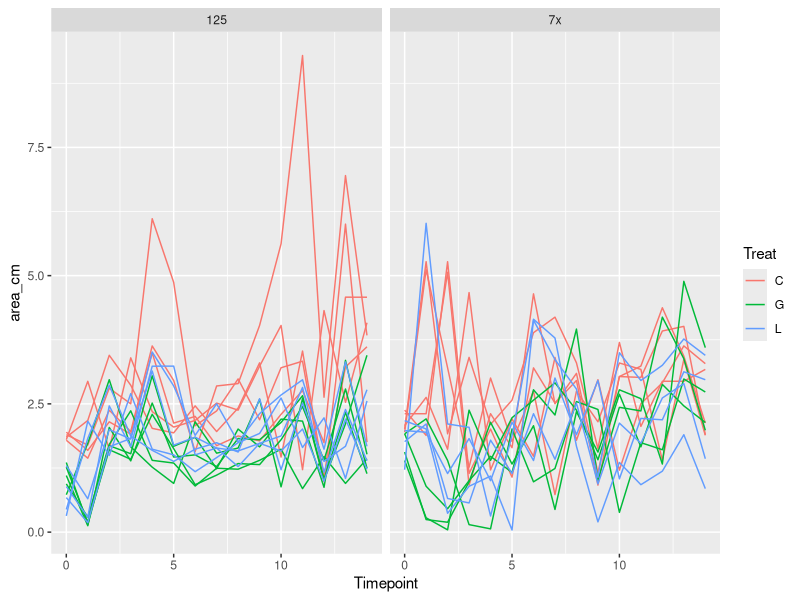
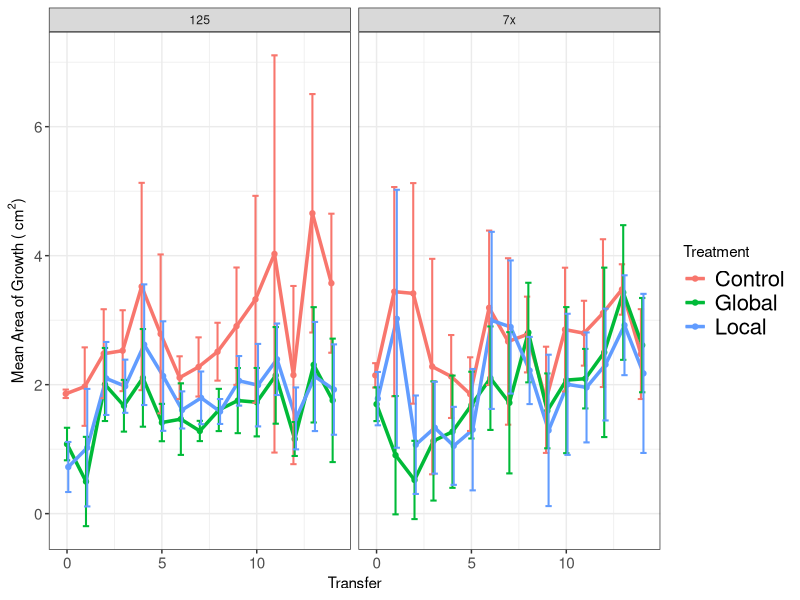

The R script that drew these images, in order: (Note: this script raises an error after producing the figures.)
library("ggplot2")
library("dplyr")

#Need to split this into 2 scripts: one to take the messy data
# (e.g. isolate information in underscore formats, etc)
#and get it cleaned up, then output those clean data
#And another to take the clean data & analyze it
#Then put the messy data in one folder and the clean data in another folder
#Along with the separate scripts
#So when it's published, can just tell people to re-run the clean data script

#need to make Rep vs Pop consistent
#redo all analysis using dplyr
#redo analysis using vectorization
#include std curve for spec in this code (it may alread be there???)
#Do a scripted analysis of how much to smoothe gc data (not manually checking)
# #to be done later:
# #define function to get means of rates
# mean_rates <- function(sub_by_list, my_data)
# analyze additional plate scans
#change resistance to be by treat then by pop
#Change growth rate for ancestor to dotted line

##experimental evolution analysis
exper_evol_migr <- read.csv("./Clean_Data/Experimental_evolution_growth.csv")

#Drop points after T14
exper_evol_migr <- exper_evol_migr[exper_evol_migr$Timepoint <= 14, ]

#Calculate total area
exper_evol_migr$area_cm <- pi*exper_evol_migr$Width_cm/2*exper_evol_migr$Height_cm/2

#Make plot with all pops shown
ggplot(data = exper_evol_migr,
       aes(x = Timepoint, y = area_cm, group = paste(Treat, Pop),
           color = Treat)) +
  geom_line() +
  facet_grid(~Proj)

#Summarize
exper_evol_migr <- group_by(exper_evol_migr, Proj, Treat, Timepoint)
exper_evol_summ <- summarize(exper_evol_migr,
                             area_mean = mean(area_cm),
                             area_sd = sd(area_cm),
                             area_n = n())

#Make plot of summarized data
my_facet_labels <- c("1" = "Weak Phage", "2" = "Strong Phage")

ggplot(data = exper_evol_summ, aes(x = Timepoint, y = area_mean,
                                   color = Treat)) +
  geom_point(position = position_dodge(0.2)) + 
  geom_line(size = 1.2, position = position_dodge(0.2)) +
  theme_bw() +
  theme(axis.text.y = element_text(size = 11), axis.text.x = element_text(size = 11),
        legend.text = element_text(size = 16)) +
  facet_grid(~Proj, labeller = labeller(Proj = my_facet_labels)) +
  geom_errorbar(aes(ymax = area_mean+area_sd, ymin = area_mean-area_sd),
                width=1, size = .7, position=position_dodge(0.2)) +
  labs(x = "Transfer", 
       y = expression(paste("Mean Area of Growth ( ", cm^2, ")"))) + 
  scale_color_hue(name = "Treatment", breaks = c("C", "G", "L"),
                  labels = c("Control", "Global", "Local"))

##isolate migration analysis

isol_end_7x <- read.csv("74_75_76_isol_motility.csv", header = T, stringsAsFactors = F)
isol_start_7x <- read.csv("74_75_76_isol_motility_start.csv", header = T, stringsAsFactors = F)
# isol_end_125 <- read.csv("125_isol_motility.csv", header = T, stringsAsFactors = F)
# isol_start_125 <- read.csv("125_isol_motility_start.csv", header = T, stringsAsFactors = F)

#define function to split Strain data
isol_end_strain_split <- function(isol_end) {
  isol_end <- cbind(isol_end, NA, NA, NA, NA, NA)
  colnames(isol_end)[(ncol(isol_end)-4):ncol(isol_end)] <- c("Proj", "Rep", "Treat", "Isol", "Media")
  for (i in 1:nrow(isol_end)) {
    my_split <- strsplit(isol_end$Strain[i], split = "_")[[1]]
    isol_end$Proj[i] <- my_split[[1]]
    if (isol_end$Proj[i] == "P1.1") {
      isol_end$Rep[i] <- "A"
      isol_end$Treat[i] <- "A" #for Ancestor
      isol_end$Isol[i] <- my_split[[2]]
      isol_end$Media[i] <- "+Mg"
    } else if (isol_end$Proj[i] == "74") {
      isol_end$Rep[i] <- "A"
      isol_end$Treat[i] <- my_split[[2]]
      isol_end$Isol[i] <- my_split[[3]]
      if (length(my_split) > 3) {
        isol_end$Media[i] <- my_split[[4]]
      } else {
        isol_end$Media[i] <- "+Mg"
      }
    } else {
      isol_end$Rep[i] <- my_split[[2]]
      isol_end$Treat[i] <- my_split[[3]]
      isol_end$Isol[i] <- my_split[[4]]
      if (length(my_split) > 4) {
        isol_end$Media[i] <- my_split[[5]]
      } else {
        isol_end$Media[i] <- "+Mg"
      }
    }
  }
  return(isol_end)
}

#actually split Strain data
isol_end_7x <- isol_end_strain_split(isol_end_7x)
# isol_end_125 <- isol_end_strain_split(isol_end_125)

#Assign ancestor: time 0, proj 1 or 2, rep F, Treat A, isol same
ancestor_fix_end <- function(isol_end) {
  my_rows <- isol_end$Proj == "P1.1"
  isol_end$Time[my_rows] <- 0
  isol_end$Rep[my_rows] <- "F"
  isol_end$Treat[my_rows] <- "A"
  return(isol_end)
}

#fix ancestor
isol_end_7x <- ancestor_fix_end(isol_end_7x)
# isol_end_125 <- ancestor_fix_end(isol_end_125)
isol_start_7x$Time[isol_start_7x$Proj == "P1.1"] <- 0
# isol_start_125[isol_start_125$Proj == "P1.1"]$Time <- 0

#make Reps unique (74-A, 75A-B, 75B-C, 76A-D, 76B-E)
#& change project to be 1 (74, 75, 76) or 2 (125)
isol_end_7x <- uniq_reps(isol_end_7x)
# isol_end_125 <- uniq_reps(isol_end_125)

#Standardize project numbers
isol_start_7x$Proj <- 1
isol_end_7x$Proj <- 1
# isol_start_125$Project <- 2
# isol_end_125$Proj <- 2

#combine datasets
isol_end <- rbind(isol_end_7x)
isol_start <- rbind(isol_start_7x)

#remove -Mg data
isol_end <- subset(isol_end, isol_end$Media == "+Mg")
isol_end$Media <- NULL

#compile time information into timestamp
isol_end <- make_timestamp(isol_end, type = "end")
isol_start <- make_timestamp(isol_start, type = "isol start")

#convert timestamp to time since inoculation
isol_end <- calc_timediff(isol_start, isol_end, "isol")

my_facet_labels <- c("1" = "Weak Phage", 
                     "2" = "Strong Phage",
                     "C" = "Control", "G" = "Global", "L" = "Local",
                     "A" = "WT")

#plot isolate variation for each pop
isol_end$Treat.Rep <- paste(isol_end$Treat, isol_end$Rep)
ggplot(isol_end, aes(x = Treat.Rep, y = `Rate (cm/hr)`)) + 
  geom_jitter(position = position_jitter(0), size = 2) + 
  facet_grid(.~Proj, labeller = labeller(Proj = my_facet_labels)) +
  theme_bw() + labs(y = "Migration Rate (cm/hr)", x = "") +
  scale_x_discrete(labels = c("WT", LETTERS[1:5], "A", "B",
                              "D", "E", LETTERS[1:3], "E")) +
  theme(axis.text.x = element_text(size = 12, color = "black"),
        plot.margin = unit(c(0, 0, 0.075, 0), "npc"))
grid.text(label = c("Control", "Global", "Local"),
          x = unit(c(.31, .6, 0.86), "npc"),
          y = unit(0.06, "npc"))
grid.polyline(x = unit(c(0.17, 0.45, 0.49, 0.72, 0.75, 0.975), unit = "npc"),
              y = unit(rep(0.09, 6), unit = "npc"),
              id = c(1, 1, 2, 2, 3, 3), gp = gpar(lwd = 3))

#plot isolate variation for each pop
#for poster
isol_end$Treat.Rep <- paste(isol_end$Treat, isol_end$Rep)
png("isol_mig_rate.png", width = 11, height = 7, units = "in",
    res = 300)
ggplot(isol_end, aes(x = Treat.Rep, y = `Rate (cm/hr)`)) + 
  geom_jitter(position = position_jitter(0), size = 4) + 
  facet_grid(Proj~., labeller = labeller(Proj = my_facet_labels)) +
  theme_bw() + labs(y = "Migration Rate (cm/hr)", x = "") +
  scale_x_discrete(labels = c("WT", LETTERS[1:5], "A", "B",
                              "D", "E", LETTERS[1:3], "E")) +
  theme(axis.text = element_text(size = 16, color = "black"),
        axis.title = element_text(size = 20),
        strip.text = element_text(size = 20),
        plot.margin = unit(c(0.01, 0.01, 0.075, 0.01), "npc"))
grid.text(label = c("Control", "Global", "Local"),
          x = unit(c(.3, .58, 0.825), "npc"),
          y = unit(0.06, "npc"),
          gp = gpar(fontsize = 20))
grid.polyline(x = unit(c(0.17, 0.45, 0.48, 0.69, 0.72, 0.94), unit = "npc"),
              y = unit(rep(0.09, 6), unit = "npc"),
              id = c(1, 1, 2, 2, 3, 3), gp = gpar(lwd = 4))
dev.off()

#have to clean up correlation code

# #plot correlation of T14 pop rate & isol rates
# pop_isol_frame <- data.frame(Time=integer(), Rep=character(), Treat=character(), 
#                              Isol=character(), Pop_Rate=double(), Isol_Rate=double(),
#                              stringsAsFactors = F)
# for (i in 1:nrow(isol_end)) {
#   if (isol_end$Proj[i] != "P1.1") {
#     my.sub <- subset(end_data, end_data$Time == isol_end$Time[i] & 
#                        end_data$Rep == isol_end$Rep[i] & 
#                        substr(end_data$Treat, 1, 1) == isol_end$Treat[i])
#     pop_isol_frame <- rbind(pop_isol_frame, 
#                             data.frame(Time=isol_end$Time[i],
#                                        Rep=isol_end$Rep[i],
#                                        Treat=isol_end$Treat[i],
#                                        Isol=isol_end$Isol[i],
#                                        Pop_Rate=my.sub$`Rate (cm/hr)`[1],
#                                        Isol_Rate=isol_end$`Rate (cm/hr)`[i]))
#   }
# }
# # plot(pop_isol_frame$Isol_Rate~pop_isol_frame$Pop_Rate, xlim = c(0.025, 0.065),
# #      ylim = c(0.025, 0.065))
# # lines(x=c(0.02, 0.07), y=c(0.02, 0.07))
# # summary(lm(pop_isol_frame$Isol_Rate~pop_isol_frame$Pop_Rate))
# my_colors <- c("red", "green", "blue")
# my.pch = c(20, 20, 20)
# tiff(filename = "isol_vs_pop.tiff", width = 10, height = 10, units = "in",
#      compression = "none", res = 300)
# par(mar = my.mar + c(0, 1, 0, 0))
# for (i in 1:length(unique(pop_isol_frame$Treat))) {
#   treat = unique(pop_isol_frame$Treat)[i]
#   my.sub <- subset(pop_isol_frame, pop_isol_frame$Treat == treat)
#   if (i == 1) {
#     plot(my.sub$Isol_Rate~my.sub$Pop_Rate, xlim = c(0.027, 0.061), ylim = c(0.027, 0.061),
#          pch = my.pch[i], xlab = "Population Migration Rate (cm/hr)", ylab = "Isolate Migration Rate (cm/hr)",
#          col = my_colors[i], cex = 2, cex.lab = 2, cex.axis = 2)
#   } else {
#     points(my.sub$Isol_Rate~my.sub$Pop_Rate, pch = my.pch[i], col = my_colors[i],
#            cex = 2)
#   }
# }
# lines(x=c(0, 1), y=c(0, 1), lwd = 2)
# legend(x = 0.053, y = 0.035, legend = unique(mean_rates$Treatment), pch = my.pch, 
#        col = my_colors, cex = 2)
# dev.off()

##isolate growth curve analysis

##standard curve to convert OD to CFU (based on 107 data)
stan_plate <- read.csv("107_Std_Curve.csv", stringsAsFactors = F, header = T)
stan_plate_layout <- read.csv("107_Plate_Layout.csv", stringsAsFactors = F, header = F)
stan_spec <- read.csv("107_Trav_Spec.csv", stringsAsFactors = F, header = T)

#define function to melt plate arrays
get_layout <- function(plate_layout, row_start = 1, col_start = 1) {
  #tidies the data: makes list of Well ID & contents from the plate layout
  layout_list <- data.frame("Well" = character((nrow(plate_layout)-(row_start-1))*(ncol(plate_layout)-(col_start-1))), 
                            "Contents" = character((nrow(plate_layout)-(row_start-1))*(ncol(plate_layout)-(col_start-1))),
                            stringsAsFactors = F)
  cntr = 1
  for (i in row_start:nrow(plate_layout)) {
    for (j in col_start:ncol(plate_layout)) {
      layout_list[cntr, ] <- c(paste(LETTERS[i-row_start+1], j-col_start+1, sep = ""), plate_layout[i, j])
      cntr = cntr + 1
    }
  }
  return(layout_list)
}

#melt plate arrays, combine & exclude empty wells
stan_layout_list <- get_layout(stan_plate_layout, 2, 2)
stan_plate_list <- get_layout(stan_plate, 1, 2)
colnames(stan_plate_list)[2] <- "OD600"
stan_plate_list$Dilution <- stan_layout_list$Contents
stan_plate_list <- subset(stan_plate_list, is.na(stan_plate_list$Dilution) == F)

#in data from Trav-lab spec, convert OD to CFU
stan_spec$CFU <- (stan_spec$OD600..on.Trav.lab.spec.+3.318*10^(-3))/(1.252*10^(-9))

#transfer CFU data to plate list
stan_plate_list <- cbind(stan_plate_list, "CFU"=stan_spec$CFU[match(stan_plate_list$Dilution, 
                                                     stan_spec$Dilution)])

#get regression of data
# ggplot(stan_plate_list, aes(x = CFU, y = as.numeric(OD600))) + geom_point()
stan_plate_list$OD600 <- as.numeric(stan_plate_list$OD600)
my.fit <- lm(CFU ~ OD600, data = stan_plate_list)

##growth curve analysis
library("minpack.lm")
library("tidyr")
library("lubridate")
library("dplyr")

options(stringsAsFactors = F)
growth_97 <- read.csv("97B.csv", header = T, stringsAsFactors = F)
growth_98 <- read.csv("98B.csv", header = T, stringsAsFactors = F)
growth_99 <- read.csv("99.csv", header = T, stringsAsFactors = F)
growth_101 <- read.csv("101.csv", header = T, stringsAsFactors = F)
plate_layout_97_101 <- read.csv("97_98_99_100_101_plate_layout.csv", header = F, stringsAsFactors = F)

#make list of well ID & contents from plate layout
plate_layout_list_97_101 <- get_layout(plate_layout_97_101, 2, 2)

#remove columns from growth data that correspond to water
to_rem <- subset(plate_layout_list_97_101, 
                 plate_layout_list_97_101$Contents == "H2O")
growth_97 <- growth_97[, !(colnames(growth_97) %in% to_rem$Well)]
growth_98 <- growth_98[, !(colnames(growth_98) %in% to_rem$Well)]
growth_99 <- growth_99[, !(colnames(growth_99) %in% to_rem$Well)]
growth_101 <- growth_101[, !(colnames(growth_101) %in% to_rem$Well)]

#replace column names with Isols
isol.name.func <- function(growth_array, layout_list) {
  for (i in 1:ncol(growth_array)) {
    j <- match(colnames(growth_array)[i], layout_list$Well)
    if (!is.na(j)) {
      colnames(growth_array)[i] <- as.character(layout_list$Contents[j])
    }
  }
  return(growth_array)
}
growth_97 <- isol.name.func(growth_97, plate_layout_list_97_101)
growth_98 <- isol.name.func(growth_98, plate_layout_list_97_101)
growth_99 <- isol.name.func(growth_99, plate_layout_list_97_101)
growth_101 <- isol.name.func(growth_101, plate_layout_list_97_101)

#Tidy growth data
tidy_97 <- gather(growth_97, "Well", "OD600", 3:ncol(growth_97), na.rm = T)
tidy_98 <- gather(growth_98, "Well", "OD600", 3:ncol(growth_98), na.rm = T)
tidy_99 <- gather(growth_99, "Well", "OD600", 3:ncol(growth_99), na.rm = T)
tidy_101 <- gather(growth_101, "Well", "OD600", 3:ncol(growth_101), na.rm = T)

#Add isolate & project info
tidy_97$Isol <- "A"
tidy_98$Isol <- "B"
tidy_99$Isol <- "C"
tidy_101$Isol <- "E"
tidy_97$Proj <- 1
tidy_98$Proj <- 1
tidy_99$Proj <- 1
tidy_101$Proj <- 1

#Combine data frames
gc_data <- rbind(tidy_97, tidy_98, tidy_99, tidy_101)

#convert OD to CFU
gc_data$CFU <- predict(my.fit, newdata = gc_data)

#separate out ID info
sep.growth.ID <- function(my.array) {
  my.array <- cbind(my.array, "Media"=NA, "Pop"=NA, "Treat"=NA, "Rep_Well"=NA)
  for (i in 1:nrow(my.array)) {
    my.split <- strsplit(as.character(my.array$Well[i]), split = "-")
    my.array$Media[i] <- my.split[[1]][1]
    my.array$Treat[i] <- my.split[[1]][length(my.split[[1]])-1]
    my.array$Rep_Well[i] <- my.split[[1]][length(my.split[[1]])]
    if (length(my.split[[1]])>3) { #it's not an ancestor well
      if (substr(my.split[[1]][2], 1, 2) == "74") {
        my.array$Pop[i] <- "A"
      } else if (substr(my.split[[1]][2], 1, 2) == "75") {
        if (substr(my.split[[1]][2], 3, 3) == "A") {
          my.array$Pop[i] <- "B"
        } else {my.array$Pop[i] <- "C"}
      } else if (substr(my.split[[1]][2], 1, 2) == "76") {
        if (substr(my.split[[1]][2], 3, 3) == "A") {
          my.array$Pop[i] <- "D"
        } else {my.array$Pop[i] <- "E"} 
      }
    } else { #assign ancestor to be Pop F, Treat A
      my.array$Pop[i] <- "F"
    }
  }
  return(my.array)
}

gc_data <- sep.growth.ID(gc_data)

#reformat time column
gc_data$Time <- strptime(gc_data$Time, format = "%H:%M:%S")

#Remove first hour of datapoints
gc_data <- gc_data[hour(gc_data$Time) > 0, ]

#Add variables for getting unique subsets
gc_data$mpptir <- paste(gc_data$Media, gc_data$Proj, gc_data$Pop, gc_data$Treat, 
                gc_data$Isol, gc_data$Rep_Well, sep = ".")
gc_data$mppti <- paste(gc_data$Media, gc_data$Proj, gc_data$Pop, gc_data$Treat, 
               gc_data$Isol, sep = ".")

#smooth CFU data
smooth_data <- function(my_data, smooth_over, subset_by) {
  #data must be sorted sequentially before fed into function
  #my_data is a vector of the data to be smoothed
  #smooth over is how many sequential entries to average
  #the unique values of subset_by will be what is iterated over
  out_list <- rep(NA, length(my_data))
  cntr = 1
  for (my_uniq in unique(subset_by)) {
    my_sub <- subset(my_data, subset_by == my_uniq)
    out_list[cntr:(cntr+length(my_sub)-smooth_over)] <- 0
    for (i in 1:smooth_over) {
      out_list[(cntr):(cntr+length(my_sub)-smooth_over)] <-
        out_list[(cntr):(cntr+length(my_sub)-smooth_over)] + 
        my_sub[i:(length(my_sub)-smooth_over+i)]
    }  
    cntr <- cntr+length(my_sub)
  }
  out_list <- out_list/smooth_over
  return(out_list)
}

#smooth by averaging non-overlapping ranges
smooth_data_noverlap <- function(my_data, smooth_over, subset_by) {
  #data must be sorted sequentially before fed into function
  #my_data is a vector of the data to be smoothed
  #smooth over is how many sequential entries to average
  #the unique values of subset_by will be what is iterated over
  out_list <- rep(NA, length(my_data))
  cntr = 0
  for (my_uniq in unique(subset_by)) {
    my_sub <- subset(my_data, subset_by == my_uniq)
    for (i in seq(from = 1, to = length(my_sub), by = smooth_over)) {
      if (i+smooth_over < length(my_sub)) {
        out_list[cntr+i] <- mean(my_sub[i:(i+smooth_over-1)])
      }
    }
    cntr <- cntr+length(my_sub)
  }
  return(out_list)
}

gc_sm <- gc_data

gc_data$Smooth_CFU <- smooth_data(gc_data$CFU, 8, subset_by = gc_data$mpptir)
gc_sm$Smooth_noverlap <- smooth_data_noverlap(gc_data$CFU, 5, 
                                           subset_by = gc_data$mpptir)
gc_sm <- gc_sm[is.na(gc_sm$Smooth_noverlap) == F, ]

per_cap_grate <- function(CFU, time, subset_by) {
  ans <- c((CFU[2:length(CFU)]-CFU[1:(length(CFU)-1)])/
    (as.numeric(difftime(time[2:length(time)], time[1:(length(time)-1)], 
                         units = "hours")) * 
       0.5 * (CFU[2:length(CFU)]+CFU[1:(length(CFU)-1)])), NA)
  ans[subset_by[2:length(subset_by)] != subset_by[1:(length(subset_by)-1)]] <- NA
  return(ans)
}

gc_data$pcgr <- per_cap_grate(gc_data$Smooth_CFU, gc_data$Time, gc_data$mpptir)
gc_sm$pcgr <- per_cap_grate(gc_sm$Smooth_noverlap, gc_sm$Time, gc_sm$mpptir)

# #Make plot of all smoothed growth rates
# for (i in seq(from = 1, to = length(unique(gc_data$mpptir)), by = 25)) {
#   my_sub <- gc_data[(gc_data$mpptir %in% unique(gc_data$mpptir)[i:(i+24)]), ]
#   print(ggplot(data = my_sub, aes(x = Time, y = pcgr)) + geom_line() +
#           facet_wrap(~mpptir))
# }
# 
# #Make plots of all smoothed nonoverlapping growth rates
# for (i in seq(from = 1, to = length(unique(gc_sm$mpptir)), by = 25)) {
#   my_sub <- gc_sm[(gc_sm$mpptir %in% unique(gc_sm$mpptir)[i:(i+24)]), ]
#   print(ggplot(data = my_sub, aes(x = Time, y = pcgr)) + geom_line() +
#           facet_wrap(~mpptir))
# }

# #Code for looking at an example well
# my_well <- "100.1.D.C.A.1"
# my_sub <- gc_data[gc_data$mpptir == my_well, ]
# ggplot(data = my_sub, aes(x = Time, y = CFU)) +
#   geom_line() + labs(y = "Colony Forming Units (CFU)")
# ggplot(data = my_sub, aes(x = Time, y = Smooth_CFU)) +
#   geom_line() + labs(y = "Colony Forming Units (CFU)")
# ggplot(data = my_sub, aes(x = Time, y = pcgr)) +
#   geom_line()
# 
# my_sub <- gc_sm[gc_sm$mpptir == my_well, ]
# ggplot(data = my_sub, aes(x = Time, y = CFU)) + geom_line()
# ggplot(data = my_sub, aes(x = Time, y = Smooth_noverlap)) +
#   geom_line()
# ggplot(data = my_sub, aes(x = Time, y = pcgr)) + geom_line()
# 
# 
# my_sub$diff <- c(my_sub$CFU[2:nrow(my_sub)]-my_sub$CFU[1:(nrow(my_sub)-1)], NA)
# my_sub$smdiff <- c(my_sub$Smooth_CFU[2:nrow(my_sub)]-my_sub$Smooth_CFU[1:(nrow(my_sub)-1)], NA)
# ggplot(data = my_sub, aes(x = Time, y = smdiff)) +
#   geom_line()

#extract maximum percap growth rates for each uniq well
#using non-overlapping averaged smoothing
gc_sm$Time <- as.character(gc_sm$Time)
gc_mpptir <- group_by(gc_sm, Media, Proj, Pop, Treat, Isol, Rep_Well)
gc_mpptir <- summarize(gc_mpptir, max_pcgr = max(pcgr, na.rm = T))
gc_mppti <- group_by(gc_mpptir, Media, Proj, Pop, Treat, Isol)
gc_mppti <- summarize(gc_mppti, gr_max_avg = mean(max_pcgr),
                      dt_min_sd = sd(max_pcgr))
gc_mppt <- group_by(gc_mppti, Media, Proj, Pop, Treat)
gc_mppt <- summarize(gc_mppt, avg_isols = mean(gr_max_avg),
                     sd_isols = sd(gr_max_avg))

#Making percap growth rate plots
my_facet_labels <- c("100" = "Rich Environment", 
                     "50" = "Adapted Environment",
                     "C" = "Control", "G" = "Global", "L" = "Local",
                     "A" = "WT", "1" = "Weak Phage", "2" = "Strong Phage")

#plot of all isols
gc_mppti$Media <- factor(gc_mppti$Media, levels = c(50, 100))
ggplot(gc_mppti, aes(x = Treat, y = gr_max_avg)) + 
  geom_jitter(width = 0.1, height = 0, size = 2) + 
  facet_grid(Media ~ Pop, labeller = labeller(Media = my_facet_labels)) +
  labs(x = "Treatment", y = "Per Capita Growth Rate (/hour)") +
  theme(axis.text.x = element_text(size = 11), 
        axis.text.y = element_text(size = 11)) +
  theme_bw()

#plot of all pops
gc_mppt$Media <- factor(gc_mppt$Media, levels = c(50, 100))

#For local viewing
ggplot(gc_mppt, aes(x = Treat, y = avg_isols), 
       labeller = labeller(Treat = my_facet_labels)) + 
  geom_point(pch = 1, size = 3) +
  facet_grid(Proj~Media, 
             labeller = labeller(Media = my_facet_labels, Proj = my_facet_labels)) + 
  labs(x = "Treatment", y = "Maximum Per Capita Growth Rate (/hour)") + theme_bw() + 
  scale_x_discrete(labels = c("Ancestor", "Control", "Global", "Local"))

#For poster
png(filename = "growth_rate_pops.png", width = 10, height = 7,
    units = "in", res = 300)
ggplot(gc_mppt, aes(x = Treat, y = avg_isols), 
       labeller = labeller(Treat = my_facet_labels)) + 
  geom_jitter(width = 0.075, height = 0, pch = 16, size = 6) +
  facet_grid(Proj~Media, 
             labeller = labeller(Media = my_facet_labels, Proj = my_facet_labels)) + 
  labs(x = "Treatment", y = "Maximum Per Capita Growth Rate (/hr)") + theme_bw() + 
  scale_x_discrete(labels = c("Ancestor", "Control", "Global", "Local")) +
  theme(axis.title = element_text(size = 20), axis.text = element_text(size = 16),
        strip.text = element_text(size = 20))
dev.off()

##Isolate resistance analysis
resis_data_7x <- read.csv("74_75_76_Plaquing.csv", header = T, stringsAsFactors = F)

#split out project info & make unique reps
resis_data_7x <- cbind(resis_data_7x[, 1:2], "Pop" = NA, resis_data_7x[, 3:5])
for (i in 1:nrow(resis_data_7x)) {
  my.proj <- resis_data_7x$Proj[i]
  if (my.proj == "P1.1") {
    resis_data_7x$Pop[i] <- "F"
    resis_data_7x$Treat[i] <- "A" #for Ancestor
  } else if (my.proj == "74") {
    resis_data_7x$Pop[i] <- "A"
  } else {
    resis_data_7x$Proj[i] <- substr(my.proj, 1, 2)
    resis_data_7x$Pop[i] <- substr(my.proj, 3, 3)
  }
  if (resis_data_7x$Proj[i] == "75") {
    if (resis_data_7x$Pop[i] == "A") {resis_data_7x$Pop[i] <- "B"
    } else {resis_data_7x$Pop[i] <- "C"}
  } else if (resis_data_7x$Proj[i] == "76") {
    if (resis_data_7x$Pop[i] == "A") {resis_data_7x$Pop[i] <- "D"
    } else {resis_data_7x$Pop[i] <- "E"}
  }
}
resis_data_7x$Proj <- 1

#this is where merge of resis data will be
resis_data <- resis_data_7x

#calculate EOP for ea isol
resis_data$EOP <- NA
for (i in 1:nrow(resis_data)) {
  my_sub <- subset(resis_data, resis_data$Isol == resis_data$Isol[i])
  resis_data$EOP[i] <- resis_data$PFU[i]/my_sub[my_sub$Treat == "A",]$PFU
}

#For local viewing
ggplot(resis_data[resis_data$Treat != "A", ], aes(x = Treat, y = 1-EOP)) +
  scale_x_discrete(name = "Treatment") +
  ylab("Resistance to Phage") +
  facet_grid(Proj~Pop, labeller = labeller(Proj = my_facet_labels)) +
  geom_dotplot(binaxis = "y", stackdir = "center", binwidth = 0.01, 
               dotsize = 3) +
  # geom_jitter(width = 0.2, height = 0, size = 2) +
  theme_bw() + ggtitle("Population") +
  theme(plot.title = element_text(size = 12, hjust = 0.5), 
        axis.title = element_text(size = 12),
        axis.text.x = element_text(color = "black", size = 12)) +
  geom_hline(yintercept = 0, linetype = "dotted", size = 1.5)

#For poster
png("resis_isols.png", width = 14, height = 9, units = "in", res = 300)
ggplot(resis_data[resis_data$Treat != "A", ], aes(x = Treat, y = 1-EOP)) +
  scale_x_discrete(name = "Treatment") +
  ylab("Resistance to Phage") +
  facet_grid(Proj~Pop, labeller = labeller(Proj = my_facet_labels)) +
  geom_dotplot(binaxis = "y", stackdir = "center", binwidth = 0.02, 
               dotsize = 2) +
  theme_bw() + ggtitle("Population") +
  theme(plot.title = element_text(size = 24, hjust = 0.5), 
        axis.title = element_text(size = 24),
        axis.text = element_text(color = "black", size = 20),
        strip.text = element_text(size = 24)) +
  geom_hline(yintercept = 0, linetype = "dotted", size = 1.5)
dev.off()

#resistance vs growth
gc_resis_data <- merge(resis_data, gc_mppti)
gc_resis_mppt <- group_by(gc_resis_data, Media, Proj, Pop, Treat)
gc_resis_mppt <- summarize(gc_resis_mppt, avg_eop = mean(EOP),
                           avg_gr = mean(gr_max_avg))

#Make plot of all isolates
ggplot(gc_resis_data, aes(x = 1-EOP, y = gr_max_avg)) +
  geom_point() + 
  facet_grid(Media~., labeller = labeller(Media = my_facet_labels)) +
  geom_smooth(method = "lm") +
  labs(x = "Resistance", y = "Per Capita Growth Rate (/hour)")

summary(lm(gr_max_avg~Media*EOP, data = gc_resis_data))

#Make plot of all pops
#For local viewing
ggplot(gc_resis_mppt, aes(x = 1-avg_eop, y = avg_gr)) +
  geom_point(size = 2, aes(pch = Treat)) + 
  scale_shape_manual(values = c(3, 15, 16, 17), name = "Treatment",
                     breaks = c("A", "C", "G", "L"),
                     labels = c("WT", "Control", "Global", "Local")) +
  facet_grid(Media~Proj, labeller = labeller(Media = my_facet_labels,
                                             Proj = my_facet_labels)) +
  geom_smooth(method = "lm") +
  labs(x = "Resistance", y = "Average Per Capita Growth Rate (/hour)") +
  theme_bw()

#For poster
png("resis_gc_tradeoff.png", width = 10, height = 7, units = "in",
    res = 300)
ggplot(gc_resis_mppt, aes(x = 1-avg_eop, y = avg_gr)) +
  geom_point(size = 4, aes(pch = Treat)) + 
  scale_shape_manual(values = c(3, 15, 16, 17), name = "Treatment",
                     breaks = c("A", "C", "G", "L"),
                     labels = c("WT", "Control", "Global", "Local")) +
  facet_grid(Proj~Media, labeller = labeller(Media = my_facet_labels,
                                             Proj = my_facet_labels)) +
  geom_smooth(method = "lm", se = F) +
  labs(x = "Resistance", y = "Average Maximum Per Capita Growth Rate (/hr)") +
  theme_bw() +
  theme(axis.text = element_text(size = 16),
        strip.text = element_text(size = 20),
        axis.title = element_text(size = 20),
        legend.title = element_text(size = 20),
        legend.text = element_text(size = 16))
dev.off()

summary(lm(avg_gr~avg_eop*Media, data = gc_resis_mppt))


## 125 Migration ----
migration_125 <- read.csv("131_125_isol_migration.csv")
migration_125$area <- pi*migration_125$Width..cm.*migration_125$Height..cm./4
migration_125$relative_area <- NA
migration_125$date <- paste(migration_125$Year, migration_125$Month,
                            migration_125$Day, sep = "_")
for (date in unique(migration_125$date)) {
  migration_125$relative_area[which(migration_125$date == date)] <- 
    migration_125$area[which(migration_125$date == date)]/
    migration_125$area[migration_125$date == date & 
                         migration_125$Population == "Anc"]
}

ggplot(data = migration_125, aes(x = paste(Treatment, Population),
                                 y = relative_area)) +
  geom_point()
